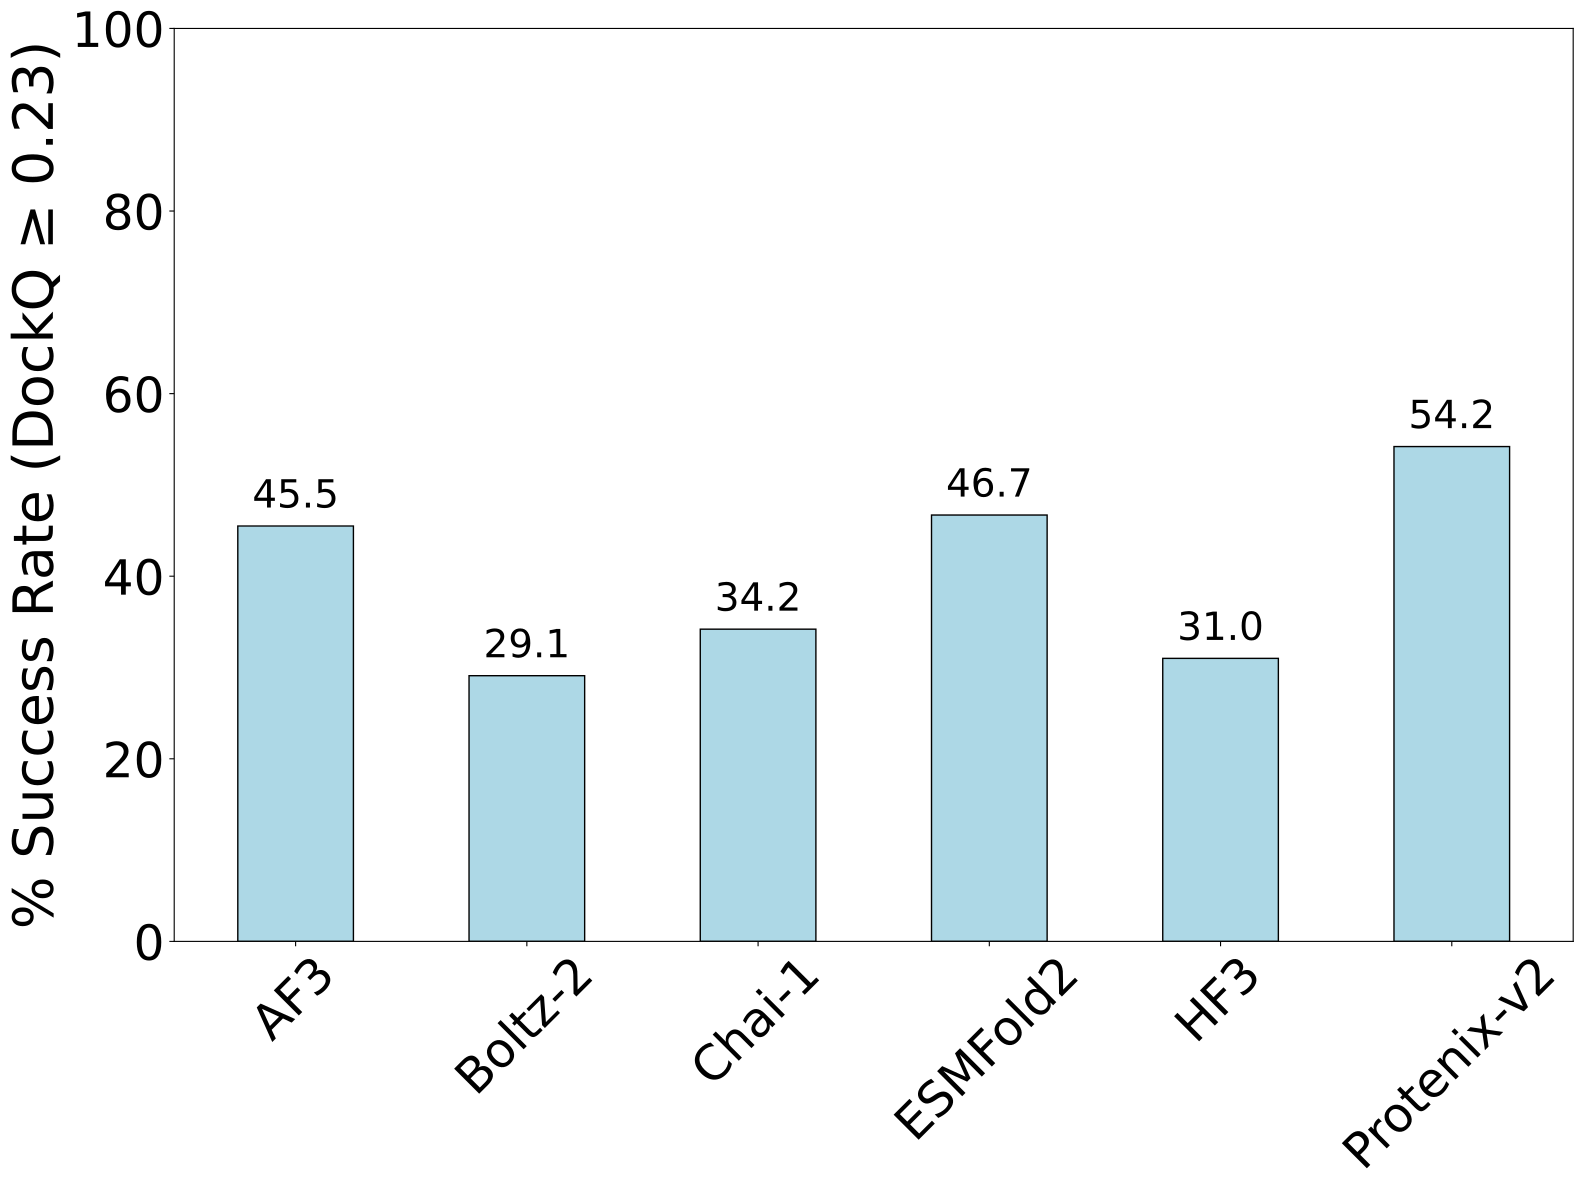

Here is the Python script that generated this plot:
#!/usr/bin/env python3
"""
Plot DockQ success rates (DockQ ≥ 0.23) for multiple prediction tools
using 5 seeds and 5 ranks.

Output
------
DockQ_SR_all_dataset_5seeds_5ranks.pdf
"""

import matplotlib.pyplot as plt
import numpy as np
import re
import os

folders = [
    "../../04_evaluation/AF3/all_dataset",
    "../../04_evaluation/boltz-2/all_dataset",
    "../../04_evaluation/chai-1/all_dataset",
    "../../04_evaluation/ESMFold2/all_dataset",
    "../../04_evaluation/HF3/all_dataset",
    "../../04_evaluation/protenix-v2/all_dataset",
]

tools = [
    "AF3",
    "Boltz-2",
    "Chai-1",
    "ESMFold2",
    "HF3",
    "Protenix-v2",
]

category = "Acceptable"
color = "lightblue"

data = []

for folder in folders:

    file = os.path.join(
        folder,
        "DockQ_percentages_5seeds_5ranks.txt",
    )

    value = 0

    with open(file) as f:
        for line in f:
            match = re.search(
                r"Acceptable.*?\(([\d\.]+)%\)",
                line,
            )
            if match:
                value = float(match.group(1))

    data.append(value)

data = np.array(data)

x = np.arange(len(tools))

plt.figure(figsize=(16, 12))

bars = plt.bar(
    x,
    data,
    width=0.5,
    color=color,
    edgecolor="black",
    linewidth=1,
)

# Add percentage labels on top of each bar
for bar, value in zip(bars, data):

    plt.text(
        bar.get_x() + bar.get_width() / 2,
        bar.get_height() + 1,
        f"{value:.1f}",
        ha="center",
        va="bottom",
        fontsize=28,
        # fontweight="bold"
    )

plt.xticks(x, tools)

plt.ylabel(
    "% Success Rate (DockQ ≥ 0.23)",
    fontsize=40,
)

plt.tick_params(
    axis="x",
    which="major",
    labelsize=35,
    labelrotation=45,
)

plt.tick_params(
    axis="y",
    which="major",
    labelsize=35,
)

plt.ylim(0, 100)

plt.tight_layout()

plt.savefig(
    "DockQ_SR_all_dataset_5seeds_5ranks.pdf",
    dpi=300,
    bbox_inches="tight",
)

plt.show()
